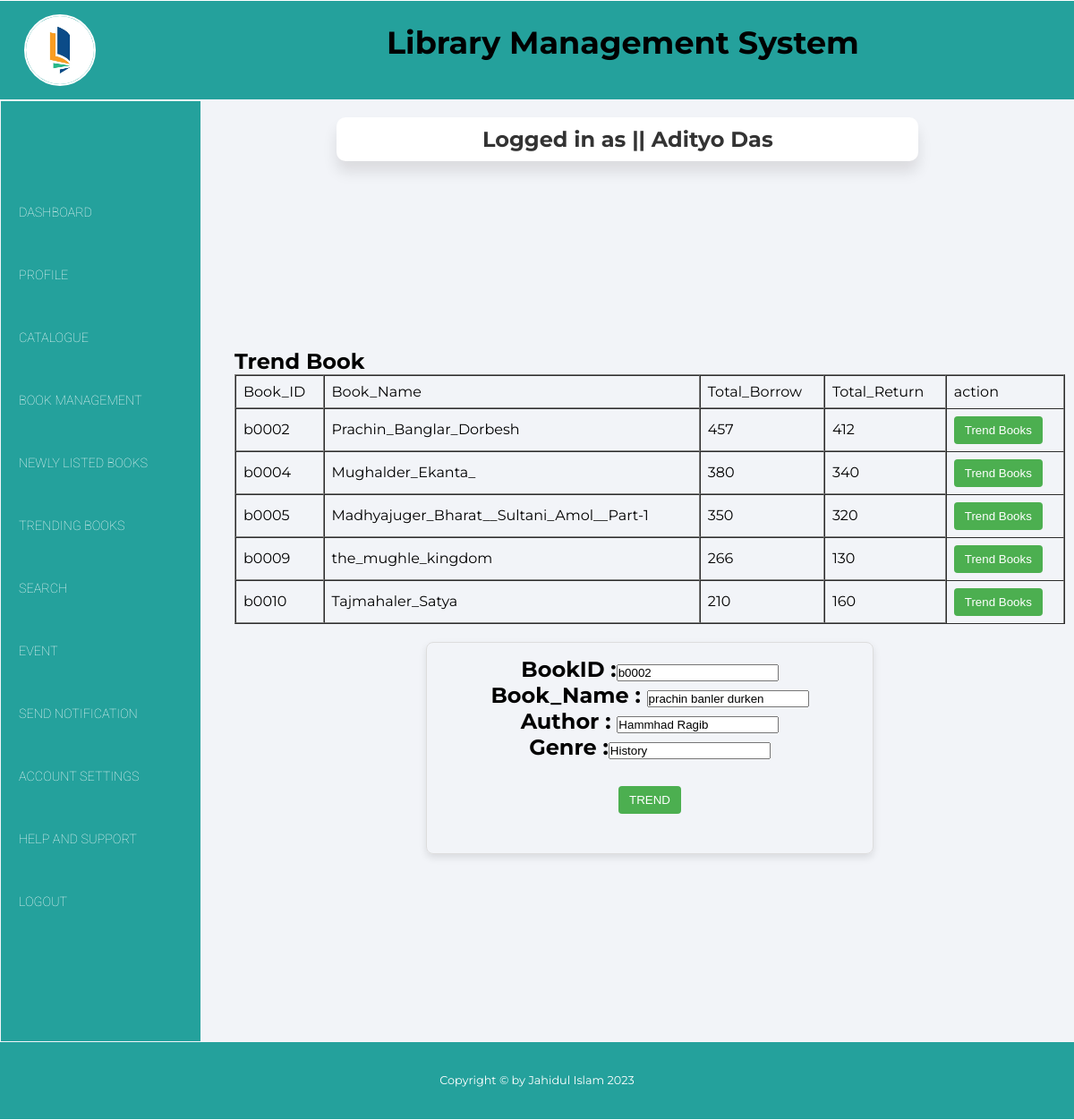
The page /views/trend.php?id=b0002 (signed in) on the database its author committed.
### tables this page shows
CREATE TABLE `bookdata` (
  `Book_ID` varchar(122) NOT NULL,
  `Book_Name` varchar(255) NOT NULL,
  `Author` varchar(129) NOT NULL,
  `Genre` varchar(122) NOT NULL,
  `Quantity` int(255) NOT NULL,
  `image` text NOT NULL
);

CREATE TABLE `trendingbooks` (
  `Book_ID` varchar(11) NOT NULL,
  `Book_Name` varchar(255) NOT NULL,
  `Total_Borrow` int(255) NOT NULL,
  `Total_Return` int(255) NOT NULL,
  `Rating` float NOT NULL
);

### controller/userData.php (called while the page is built)
<?php
$user = $_SESSION['user'];
?>

### views/trend.php (the view, shortened to what this page needs)
<?php
include_once("../controller/userData.php");
?>
<?php
$con = getConnection();
$sqll = "select * from trendingbooks";
$rsult = mysqli_query($con, $sqll);
?>
<?php
$id=$_GET['id'];
 $conn = mysqli_connect('127.0.0.1', 'root', '', 'webtech_project');
      $sql = "SELECT Book_ID, Book_Name, Author,Genre,Quantity,Image  FROM bookdata WHERE Book_id='$id'";
      $result = mysqli_query($conn, $sql);
      if (mysqli_num_rows($result) > 0) {
        while($row = mysqli_fetch_assoc($result)) {
          $Book_ID=$row["Book_ID"];   $Book_Name=$row["Book_Name"]; $Author= $row["Author"];$Genre= $row["Genre"]; $Quantity= $row["Quantity"];
?>
<html>
    <head>
        <link rel="stylesheet" href="https://cdnjs.cloudflare.com/ajax/libs/font-awesome/5.15.1/css/all.min.css"
 />
        <link rel="stylesheet" href="style5.css">
    </head>
<body>
    <div class="container">
            <header>
                <div class="row">
                    <div class="col-lg-4 col-md-12">
                    <div class="logo-div">
                            <a href="#">
                                <img src="book.png">
                            </a>
                    </div>
                    </div>
                    <div class="col-lg-8 col-md-12">
                        <p class="heading-style">Library Management System</p>
                    </div>
                </div>
            </header>
    <center>
        <main>
        <table height=635 width=1080>
            <tr height=70>
                <td colspan="2">
                    <table width = "800">
                    <tr>
                        <td align="center">
                            <div class="card">
                        <h2>Logged in as || <?php echo $user['name'] ?></h2>
                            </div>
                        </td>
                    </tr>
                    </table>
                </td>
            </tr>
            <tr>
                <td rowspan="3" width="250">
                <nav>
                <ul>
                    <li> <a href="librarian_dashboard.php">Dashboard</a></li>
                    <li> <a href="profile.php">Profile</a></li>
                    <li> <a href="catalog.php">Catalogue</a></li>
                    <li> <a href="#">Book Management</a></li>
                    <li> <a href="Newly_listed_Books.php">Newly Listed Books</a></li>
                     <li> <a href="TrendingBooks.php">Trending Books</a></li>
					<li> <a href="search.php">Search</a></li>
                    <li> <a href="event.php">Event</a></li>
                         <li> <a href="Notification.php">Send Notification</a></li>
                    <li> <a href="account_setting.php">Account Settings</a></li>
                     <li> <a href="#">Help and Support</a></li>
                    <li> <a href="../controller/logout.php">Logout</a></li>
                </ul>
                </nav>
                </td>
                <td>
                    <h2>Trend Book</h2>
<table border="1" cellspacing="0" align="center" cellpadding="5">
     <tr>
        <td>Book_ID	</td>
        <td>Book_Name </td>
        <td>Total_Borrow</td>
        <td>Total_Return</td>
         <td> action</td>
   </tr>
             <?php while($data = mysqli_fetch_assoc($rsult)){ ?>
    <tr>
        <td><?=$id=$data['Book_ID']?></td>
        <td><?=$data['Book_Name']?></td>
        <td><?=$data['Total_Borrow']?></td>
        <td><?=$data['Total_Return']?></td>
             <td> <button style="background-color: #4caf50; color: #fff; padding: 8px 12px; border: none; border-radius: 4px; text-decoration: none; cursor: pointer;">
    <a href="trend.php?id=<?=$id?>" style="color: #fff; text-decoration: none;">Trend Books</a>
</button>
             </td>
             </tr>
        <?php
                  }
        ?>
</table>
<h2><form align="center">
    <fieldset>
            BookID     :<input type="text" name="name" id="name"value="<?php echo $Book_ID;?>" />
            <br />
            Book_Name  : <input type="text" name="phone" id="phone"value="<?php echo $Book_Name;?>" />
            <br />
            Author     :
           <input type="text" name="rating" id="email"  name="email" value="<?php echo $Author;?>"  />
            <br />
            Genre      :<input type="text" name="password" id="password" value="<?php echo $Genre;?>"/>
            <br />
            <br/>
            <input
    type="button"
    name="submit"
    id="submit"
    value="TREND"
    onclick="validate()"
    style="background-color: #4caf50; color: #fff; padding: 8px 12px; border: none; border-radius: 4px; cursor: pointer;"
/><br />
            <br />
        </form></h2>
</body>
</html>
<?php
        }
      } else {
        echo "0 results";
      }
      ?>
                <footer>
                     <div class="row">
                        <div class="col-lg-12">
                            <p>Copyright © by Jahidul Islam 2023</p>
                        </div>
                    </div>
                </footer>
    </body>
</html>

### views/style5.css (style rules this page uses)
html { scroll-behavior: smooth; }
* { margin: 0; padding: 0; box-sizing: border-box; }
body { font-family: 'Montserrat', sans-serif; }
.container { max-width: 1200px; margin: auto; margin-top: 1px; background: #f2f4f8; }
.row { width: 100%; }
.row::after { content: ''; clear: both; display: block; }
[class*="col-"] { float: left; padding: 15px; }
[class*="col-"] { width: 100%; }
header { background: #24a19c; padding: 0% 1%; text-align: center; }
nav { background: #24a19c; }
nav ul li { display: block; }
nav ul li a { display: block; text-decoration: none; color: white; line-height: 70px; padding: 0 20px; transition: .4s; text-transform: uppercase; font-weight: lighter; font-size: 0.9rem; font-family: 'Roboto', sans-serif; }
img { height: 80px; width: 80px; border-radius: 50%; border: 2px solid white; }
.card { width: 650px; margin:0px auto; margin-left: -200px ; margin-right: 50px ; padding: 10px; background-color: #fff; border-radius: 10px; box-shadow: 0 12px 16px rgba(15, 13, 13, 0.1); }
.card h2 { margin: 0; color: #333; }
footer { background: #24a19c; padding: 1%; color: white; margin-bottom: 1px; }
footer p { font-size: 0.8rem; line-height: 32px; text-align: center; }
fieldset { width: 500px; margin: 20px auto; padding: 15px; border: 1px solid #ddd; border-radius: 8px; box-shadow: 0 4px 8px rgba(0, 0, 0, 0.1); }
table { width: 100%; }
td { padding: 8px; }
td:last-child { border-bottom: none; }
@media (min-width: 768px) { .col-md-12 { width: 100%; } }
@media only screen and (min-width: 992px) { .col-lg-4 { width: 33.33%; } }
@media only screen and (min-width: 992px) { .col-lg-8 { width: 66.66%; margin-top: 10px ; margin-left: -100px; font-size: 35px ; font-weight: bold; } }
@media only screen and (min-width: 992px) { .col-lg-12 { width: 100%; } }
@media only screen and (min-width: 992px) { .logo-div { text-align: left; } }
@media only screen and (min-width: 992px) { nav { background: #24a19c; margin-top: -95px; margin-bottom: -9px; margin-left: -9px ; margin-right: 20px; padding-top: 90px ; padding-bottom: 120px ; } }
@media only screen and (min-width: 992px) { nav ul li { display: block; } }
@media only screen and (min-width: 992px) { nav ul li a { display: block; text-decoration: none; color: white; line-height: 70px; padding: 0 20px; transition: .4s; text-transform: uppercase; font-weight: lighter; font-size: 0.9rem; font-family: 'Roboto', sans-serif; } }
@media only screen and (min-width: 992px) { .heading-style { margin: auto; } }

### rows shown on the page
bookdata: rating "Hammhad Ragib", password "History"
trendingbooks: Book_ID "b0002", Book_Name "Prachin_Banglar_Dorbesh", Total_Borrow "457", Total_Return "412"
trendingbooks: Book_ID "b0004", Book_Name "Mughalder_Ekanta_", Total_Borrow "380", Total_Return "340"
trendingbooks: Book_ID "b0005", Book_Name "Madhyajuger_Bharat__Sultani_Amol__Part-1", Total_Borrow "350", Total_Return "320"
trendingbooks: Book_ID "b0009", Book_Name "the_mughle_kingdom", Total_Borrow "266", Total_Return "130"
trendingbooks: Book_ID "b0010", Book_Name "Tajmahaler_Satya", Total_Borrow "210", Total_Return "160"
